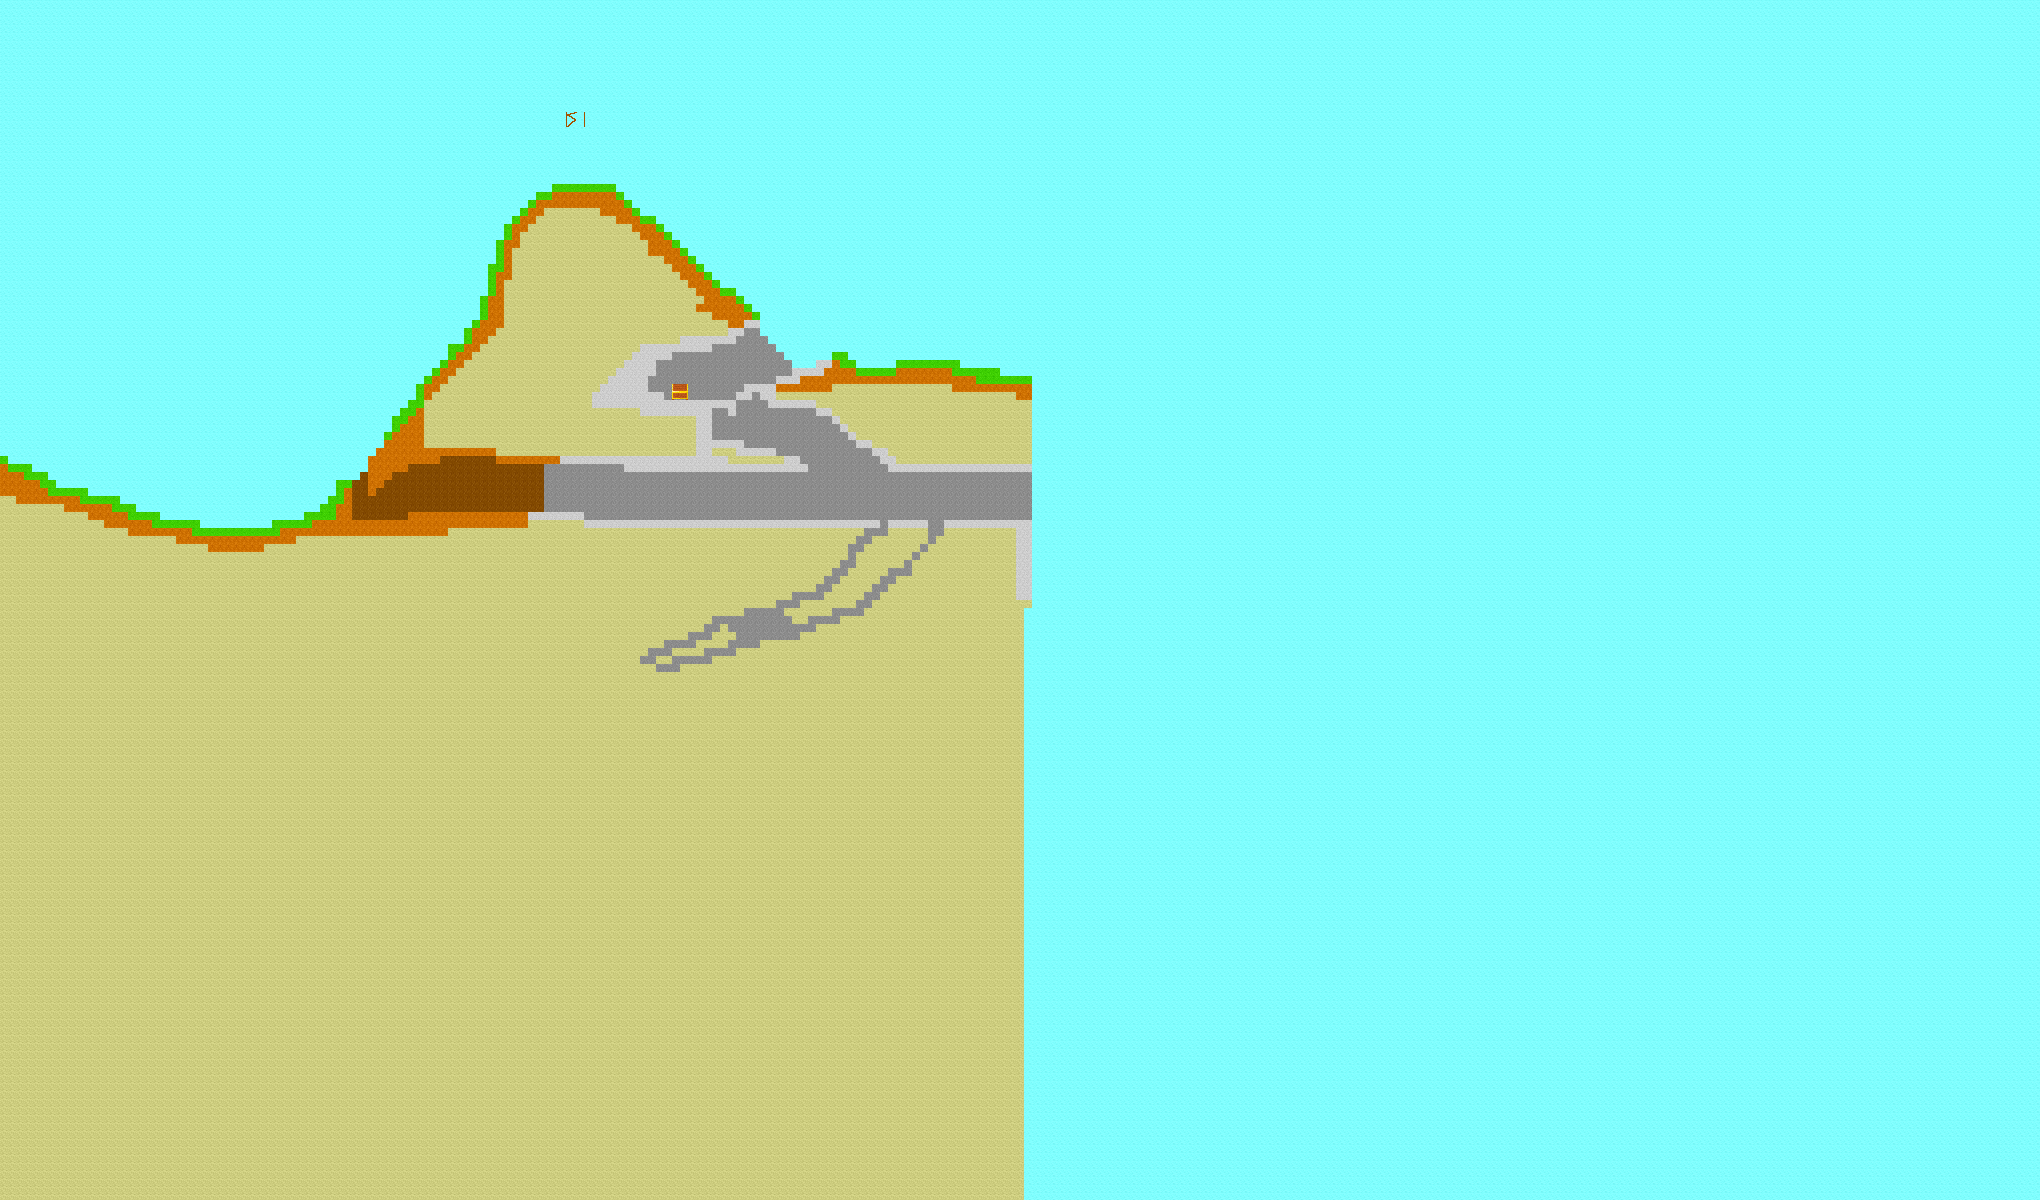

A level layout from a 2D game, rendered from its tile map. Below: a short description, then the map file with tile-grid data replaced by summaries:
An orthogonal 255x150 tile map with 8x8 px tiles, 4 tile layers (Sky, Invincible walls, Terrain, Entities).

<map version="1.0" orientation="orthogonal" renderorder="right-down" width="255" height="150" tilewidth="8" tileheight="8" nextobjectid="1">
 <tileset firstgid="1" name="Plainstileset" tilewidth="8" tileheight="8" tilecount="7500" columns="100">
  <image source="Plainstileset.png" width="800" height="600" />
  <terraintypes>
   <terrain name="New Terrain" tile="-1" />
  </terraintypes>
 </tileset>
 <layer name="Sky" width="255" height="150">
  <data>[38250 cells, 38250 non-empty, 1 distinct tile ids]</data>
 </layer>
 <layer name="Invincible walls" width="255" height="150">
  <data>[38250 cells, 2290 non-empty, 57 distinct tile ids]</data>
 </layer>
 <layer name="Terrain" width="255" height="150">
  <data>[38250 cells, 12325 non-empty, 4 distinct tile ids]</data>
 </layer>
 <layer name="Entities" width="255" height="150">
  <data>[38250 cells, 26 non-empty, 8 distinct tile ids]</data>
 </layer>
</map>